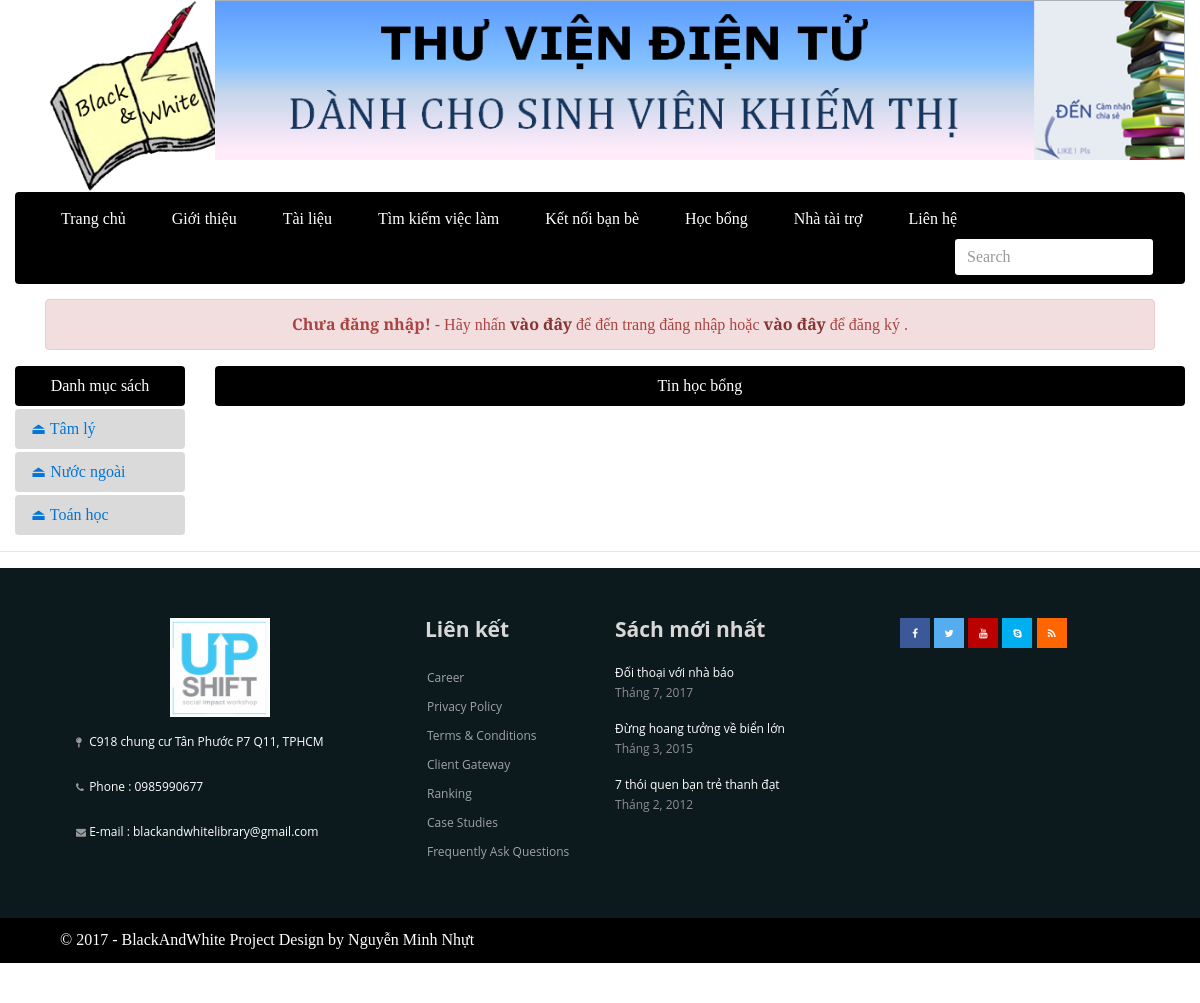
Page /index.php?page=tin-hoc-bong on the earlier database version.
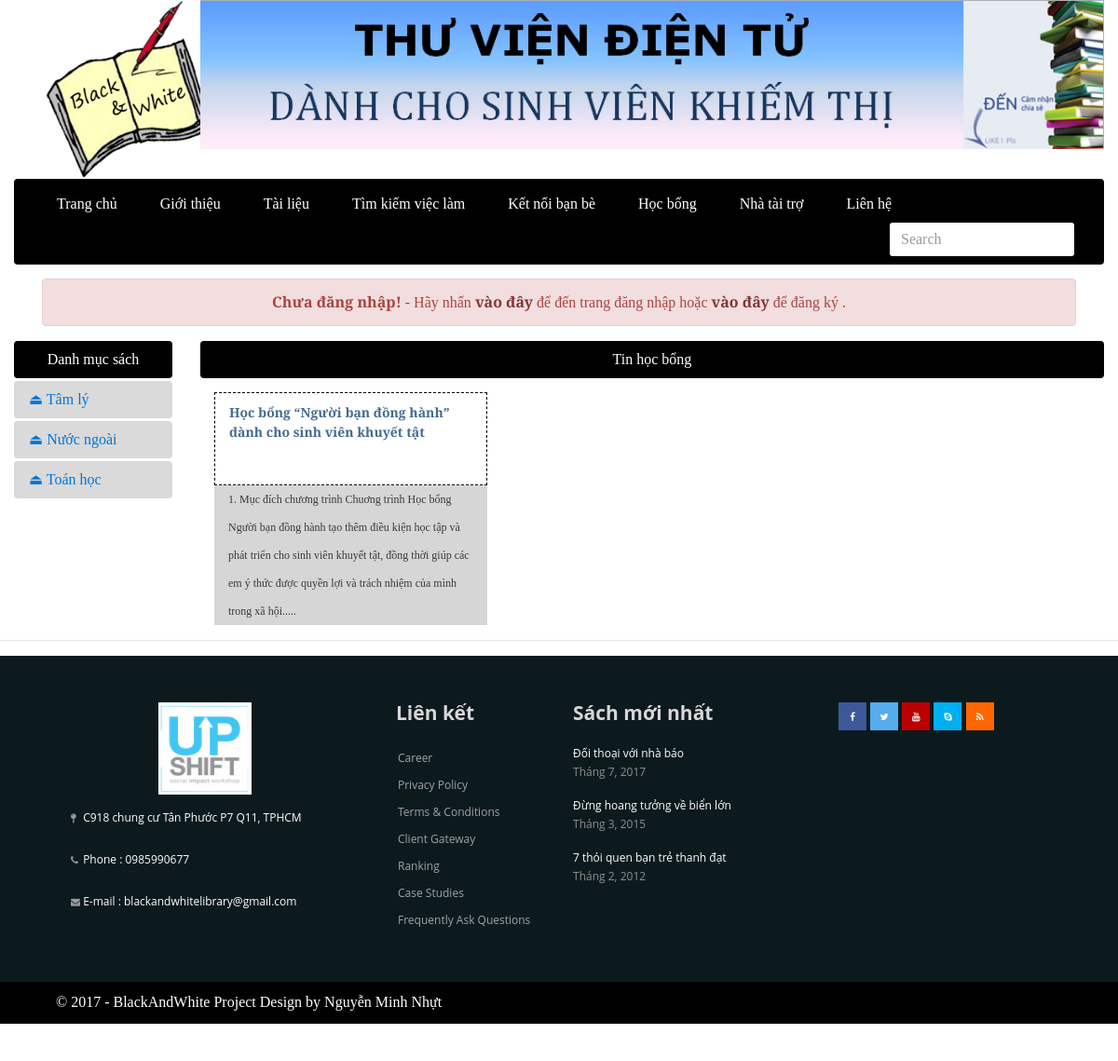
Same page on the later database version.
### tables this page shows
CREATE TABLE `category` (
  `catid` int(10) NOT NULL,
  `catname` varchar(200) NOT NULL,
  `catnameseo` varchar(200) NOT NULL
);

CREATE TABLE `scholarship` (
  `sid` int(100) NOT NULL,
  `stit` varchar(255) NOT NULL,
  `sdes` text NOT NULL,
  `sct` text NOT NULL
);

### class/Db.class.php (called while the page is built, shortened)
<?php
class Db{
	private $conn = null;
	public function __construct()
	{
		$host ="mysql:host=". HOST."; dbname=". DB_NAME;
		try
		{
			$this->conn = new PDO($host, DB_USER, DB_PASS);
			$this->conn->query("set names 'utf8' ");
		}
		catch (PDOException $e)
		{
			echo "Không thể kết nối cơ sở dữ liệu";
		}
	}
	public function __destruct()
	{
		$this->conn = null;
	}
	private function query($sql, $arr = array(), $mode = PDO::FETCH_ASSOC)
	{
		$pre = $this->conn->prepare($sql);
		if(!$pre->execute($arr))
		{
			echo "Không thể thực thi"; exit;
		}
		return $pre->fetchAll($mode);
	}
	public function select($sql, $arr = array(), $mode = PDO::FETCH_ASSOC)
	{
		return $this->query($sql, $arr, $mode);
	}
}
?>

### include/scholarship.php (the view)
<?php
$sql = "SELECT * FROM scholarship";
$obj = new Db();
$rows = $obj->select($sql);
?>
<div class="col-sm-10">
    <nav class="navbar navbar-default navbar-fnt navbar-backgrnd menu-primary showcase">
    <center><div class="nav-link active" href="#"><span>Tin học bổng</span></div></center>
  </nav>
  <div class="container">
    <div class="row">
      <?php
        foreach ($rows as $row) {
      ?>
      <div class="col-sm-4">
          <div class="col-sm-12 tieudetd">
            <a href="index.php?page=xem-tin-hoc-bong&idhb=<?php echo $row['sid']; ?>"><?php echo $row['stit']; ?></a>
          </div>
          <div class="col-sm-12 ndtuyendung">
            <?php echo $row['sdes']; ?>
          </div>
      </div>
      <?php } ?>
    </div>
  </div>
</div>

### index.php (shortened to what this page needs)
<!DOCTYPE html>
<html>
  <head>
    <?php
    require_once("include/header.php");
    ?>
  </head>
  <body>
    <?php
    require_once("include/banner.php");
    require_once("include/menuprimary.php");
    require_once("include/status.php");
    ?>
    <div class="container-fluid">
      <div class="row">
        <div class="col-sm-12">
          <div class="row">
            <?php
            require_once("include/leftmenu.php");
            if(isset($_GET['page'])){
              $id = $_GET['page'];
            }
            else $id = "";
            switch ($id) {
              case 'tin-hoc-bong':
                require_once("include/scholarship.php");
                break;
            }
            ?>
          </div>
        </div>
      </div>
    </div>
    <hr>
    <?php
    require_once("include/footer.php");
    ?>
  </body>
</html>

### include/header.php (shortened to what this page needs)
<link rel="stylesheet" href="vendor/bootstrap.css">
<link rel="stylesheet" href="vendor/font-awesome.css">
<link rel="stylesheet" href="style/style.css">

### include/banner.php
<div class="container-fluid">
  <div class="row">
    <div class="col-sm-2 push-1-sm logo">
      <img src="img/logo.png" alt="" height="200px">
    </div>
    <div class="col-sm-10">
      <div class="row banner">
        <div class="col-sm-12">
          <img src="img/banner.png" alt="">
        </div>
      </div>
    </div>
  </div>
</div>

### include/menuprimary.php
<div class="container-fluid">
  <div class="row">
    <div class="col-sm-12">
      <nav class="navbar navbar-default navbar-fnt navbar-backgrnd menu-primary">
        <ul class="nav navbar-nav">
          <li class="nav-item active firstitem">
            <a class="nav-link first-item" href="index.php">Trang chủ<span class="sr-only">(current)</span></a>
          </li>
          <li class="nav-item active">
            <a class="nav-link first-item" href="index.php?page=gioi-thieu">Giới thiệu<span class="sr-only">(current)</span></a>
          </li>
          <li class="nav-item active">
            <a class="nav-link first-item" href="index.php?page=test">Tài liệu<span class="sr-only">(current)</span></a>
          </li>
          <li class="nav-item active">
            <a class="nav-link first-item" href="index.php?page=tin-tuyen-dung">Tìm kiếm việc làm<span class="sr-only">(current)</span></a>
          </li>
          <li class="nav-item active">
            <a class="nav-link first-item" href="index.php">Kết nối bạn bè<span class="sr-only">(current)</span></a>
          </li>
          <li class="nav-item active">
            <a class="nav-link first-item" href="index.php?page=tin-hoc-bong">Học bổng<span class="sr-only">(current)</span></a>
          </li>
          <li class="nav-item active">
            <a class="nav-link first-item" href="index.php">Nhà tài trợ<span class="sr-only">(current)</span></a>
          </li>
          <li class="nav-item active">
            <a class="nav-link first-item" href="index.php">Liên hệ<span class="sr-only">(current)</span></a>
          </li>
          <form class="form-inline text-sm-right searchbox">
              <input class="form-control" type="text" placeholder="Search" style="width:200px;">
          </form>
        </ul>
      </nav>
    </div></div>
</div>

### include/status.php
<div class="container">
  <div class="row">
    <div class="col-sm-12 text-sm-center">
      <?php if (!isset($_SESSION['bawuser'])) { ?>
      <div class="alert alert-danger" role="alert">
        <strong>Chưa đăng nhập!</strong> - Hãy nhấn <a href="index.php?page=dang-nhap" class="alert-link">vào đây</a> để đến trang đăng nhập hoặc <a href="index.php?page=dang-ky" class="alert-link">vào đây</a> để đăng ký .
      </div>
      <?php } else{ ?>
        <div class="alert alert-info" role="alert">
          Xin chào, <strong><?php echo $_SESSION['bawuser']; ?></strong> - Hãy nhấn <a href="index.php?page=dang-xuat" class="alert-link">vào đây</a> để đăng xuất.
        </div>
        <?php } ?>
    </div>
  </div>
</div>

### include/leftmenu.php
<div class="col-sm-2 menu-left">
  <ul class="nav nav-pills nav-stacked">
    <li class="nav-item">
      <div href="#" class="nav-link active category">Danh mục sách</div>
    </li>
    <?php
    $sql = "SELECT * FROM category";
    $obj = new Db();
    $rows = $obj->select($sql);
    foreach ($rows as $row) {
    ?>
    <li class="nav-item">
       <a href="index.php?danh-muc=<?php echo $row['catnameseo']; ?>" class="nav-link"><span class="glyphicon glyphicon-th"></span>⏏ <?php echo $row['catname']; ?></a>
    </li>
    <?php } ?>
  </ul>
</div>

### include/footer.php
<footer>
<div class="container">
<div class="row">
  <div class="col-md-4 col-sm-6 footerleft ">
    <div class="logofooter text=sm=center"><center><img src="img/ntt.png" width="100px"></center></div>
    <p><i class="fa fa-map-pin"></i> C918 chung cư Tân Phước P7 Q11, TPHCM</p>
    <p><i class="fa fa-phone"></i> Phone : 0985990677</p>
    <p><i class="fa fa-envelope"></i> E-mail : blackandwhitelibrary@gmail.com</p>
  </div>
  <div class="col-md-2 col-sm-6 paddingtop-bottom">
    <h6 class="heading7">Liên kết</h6>
    <ul class="footer-ul">
      <li><a href="#"> Career</a></li>
      <li><a href="#"> Privacy Policy</a></li>
      <li><a href="#"> Terms & Conditions</a></li>
      <li><a href="#"> Client Gateway</a></li>
      <li><a href="#"> Ranking</a></li>
      <li><a href="#"> Case Studies</a></li>
      <li><a href="#"> Frequently Ask Questions</a></li>
    </ul>
  </div>
  <div class="col-md-3 col-sm-6 paddingtop-bottom">
    <h6 class="heading7">Sách mới nhất</h6>
    <div class="post">
      <p>Đối thoại với nhà báo <span>Tháng 7, 2017</span></p>
      <p>Đừng hoang tưởng về biển lớn <span>Tháng 3, 2015</span></p>
      <p>7 thói quen bạn trẻ thanh đạt <span>Tháng 2, 2012</span></p>
    </div>
  </div>
  <div class="col-md-3 col-sm-6 paddingtop-bottom">
    <div class="fb-page" data-href="https://www.facebook.com/facebook" data-tabs="timeline" data-height="300" data-small-header="false" style="margin-bottom:15px;" data-adapt-container-width="true" data-hide-cover="false" data-show-facepile="true">
      <div class="fb-xfbml-parse-ignore">
        <a href="#" class="fa fa-facebook"></a>
        <a href="#" class="fa fa-twitter"></a>
        <a href="#" class="fa fa-youtube"></a>
        <a href="#" class="fa fa-skype"></a>
        <a href="#" class="fa fa-rss"></a>
      </div>
    </div>
  </div>
</div>
</div>
</footer>
<div class="copyright">
<div class="container">
<div class="col-md-6">
  <p>© 2017 - BlackAndWhite Project Design by Nguyễn Minh Nhựt</p>
</div>
<div class="col-md-6">
  <ul class="bottom_ul">
    <li><a href="#">webenlance.com</a></li>
    <li><a href="#">About us</a></li>
    <li><a href="#">Blog</a></li>
    <li><a href="#">Faq's</a></li>
    <li><a href="#">Contact us</a></li>
    <li><a href="#">Site Map</a></li>
  </ul>
</div>
</div>
</div>

### style/style.css (style rules this page uses)
.tieudetd a { text-decoration: none; color: #436a92; }
.col-sm-12.ndtuyendung { background-color: #d6d6d6; width: 100%; height: 150px; line-height: 30px; font-size: 12px; }
.col-sm-12.tieudetd { color: black; border: black 1px dashed; font-size: 14px; height: 100px; padding-top: 10px; font-weight: bold; }
.showcase span { color: white; }
.nav-link.active.category { background-color: black; text-align: center; }
.menu-left a.nav-link { background-color: #dadada; font-weight: 500; }
nav.navbar.navbar-default.navbar-fnt.navbar-backgrnd.menu-primary { margin-bottom: 15px; }
.searchbox input.form-control { margin-right: 15px; }
.menu-primary a.nav-link.first-item { color: white; margin-left: 30px; }
.navbar-default { background-color: #000; border-color: #030033; }
.banner img { width: 1000px; }
.banner img { width: 100%; }
body { font-family: 'Prata', serif; }
.logo img { height: 192px; margin-top: 0px; margin-left: 28px; background-color: transparent; }
footer { background-color:#0c1a1e; min-height:350px; font-family: 'Open Sans', sans-serif; }
.footerleft { margin-top:50px; padding:0 36px; }
.logofooter { margin-bottom:10px; font-size:25px; color:#fff; font-weight:700; }
.footerleft p { color:#fff; font-size:12px !important; font-family: 'Open Sans', sans-serif; margin-bottom:15px; }
.footerleft p i { width:20px; color:#999; }
.paddingtop-bottom { margin-top:50px; }
.footer-ul { list-style-type:none; padding-left:0px; margin-left:2px; }
.footer-ul li { line-height:29px; font-size:12px; }
.footer-ul li a { color:#a0a3a4; transition: color 0.2s linear 0s, background 0.2s linear 0s; }
.copyright { min-height:40px; background-color:#000000; }
.copyright p { text-align:left; color:#FFF; padding:10px 0; margin-bottom:0px; }
.heading7 { font-size:21px; font-weight:700; color:#d9d6d6; margin-bottom:22px; }
.post p { font-size:12px; color:#FFF; line-height:20px; }
.post p span { display:block; color:#8f8f8f; }
.bottom_ul { list-style-type:none; float:right; margin-bottom:0px; }
.bottom_ul li { float:left; line-height:40px; }
.bottom_ul li:after { content:"/"; color:#FFF; margin-right:8px; margin-left:8px; }
.bottom_ul li a { color:#FFF; font-size:12px; }
.fa { padding: 10px; font-size: 10px; width: 30px; height: 30px; text-align: center; text-decoration: none; }
.fa-facebook { background: #3B5998; color: white; }
.fa-rss { background: #ff6600; color: white; }
.fa-youtube { background: #bb0000; color: white; }
.fa-skype { background: #00aff0; color: white; }
.fa-twitter { background: #55ACEE; color: white; }

Differences in the rows shown:
added scholarship: stit "Học bổng “Người bạn đồng hành” dành cho sinh viên khuyết tật", sdes "1. Mục đích chương trình Chuơng trình Học bổng Người bạn đồng hành tạo thêm điều kiện học tập và phát triển cho sinh viên khuyết tật, đồng thời giúp các em ý thức được quyền lợi và trách nhiệm của mình trong xã hội....."
